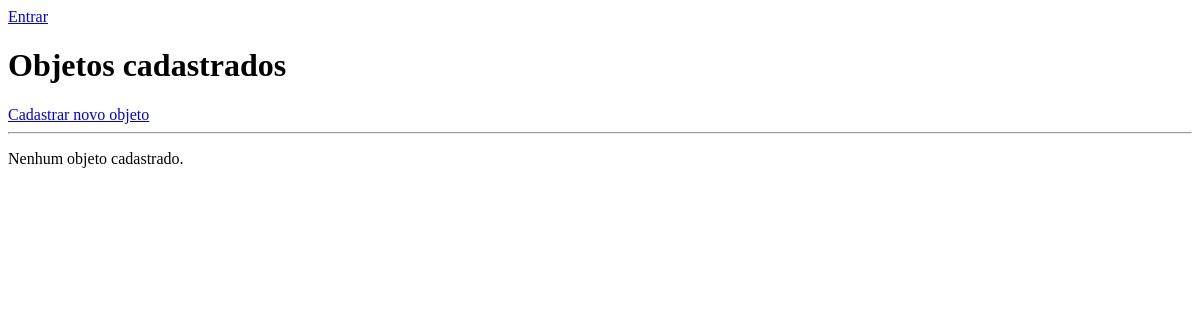
/objetos/, run on an earlier commit of the app's database.
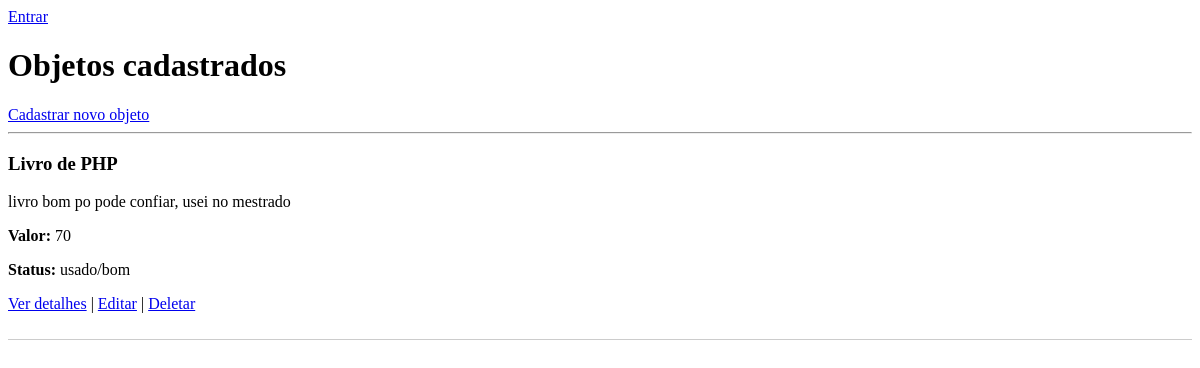
And on a later commit of the database.
### objetos/models.py (models this page shows, shortened)
class Objeto(models.Model):
    usuario = models.ForeignKey('usuario.Usuario', on_delete=models.CASCADE, related_name='objetos')
    nome = models.CharField(max_length=100)
    descricao = models.TextField()
    valor_avaliacao = models.IntegerField()
    status = models.CharField(max_length=20)

### objetos/views.py (the view)
# urls.py: path('', views.listar_objetos, name='listar_objetos'),
def listar_objetos(request):
    objetos = Objeto.objects.all()
    return render(request, 'objetos/listar.html', {
        'objetos': objetos
    })

### objetos/templates/objetos/listar.html
{% extends "base.html" %}
{% block content %}
<h1>Objetos cadastrados</h1>
<a href="{% url 'criar_objeto' %}">Cadastrar novo objeto</a>
<hr>
{% for objeto in objetos %}
    <div style="border-bottom: 1px solid #ccc; margin-bottom: 15px; padding-bottom: 10px;">
        <h3>{{ objeto.nome }}</h3>
        <p>{{ objeto.descricao }}</p>
        <p><strong>Valor:</strong> {{ objeto.valor_avaliacao }}</p>
        <p><strong>Status:</strong> {{ objeto.status }}</p>
        <p>
            <a href="{% url 'detalhar_objeto' objeto.id %}">Ver detalhes</a> |
            <a href="{% url 'editar_objeto' objeto.id %}">Editar</a> |
            <a href="{% url 'deletar_objeto' objeto.id %}">Deletar</a>
        </p>
    </div>
{% empty %}
    <p>Nenhum objeto cadastrado.</p>
{% endfor %}
{% endblock %}

What changed in the data, as far as the page shows it:
added Objeto: nome "Livro de PHP", descricao "livro bom po pode confiar, usei no mestrado", valor_avaliacao "70", status "usado/bom"
Also different on the page:
text no longer shown: "Nenhum objeto cadastrado."
